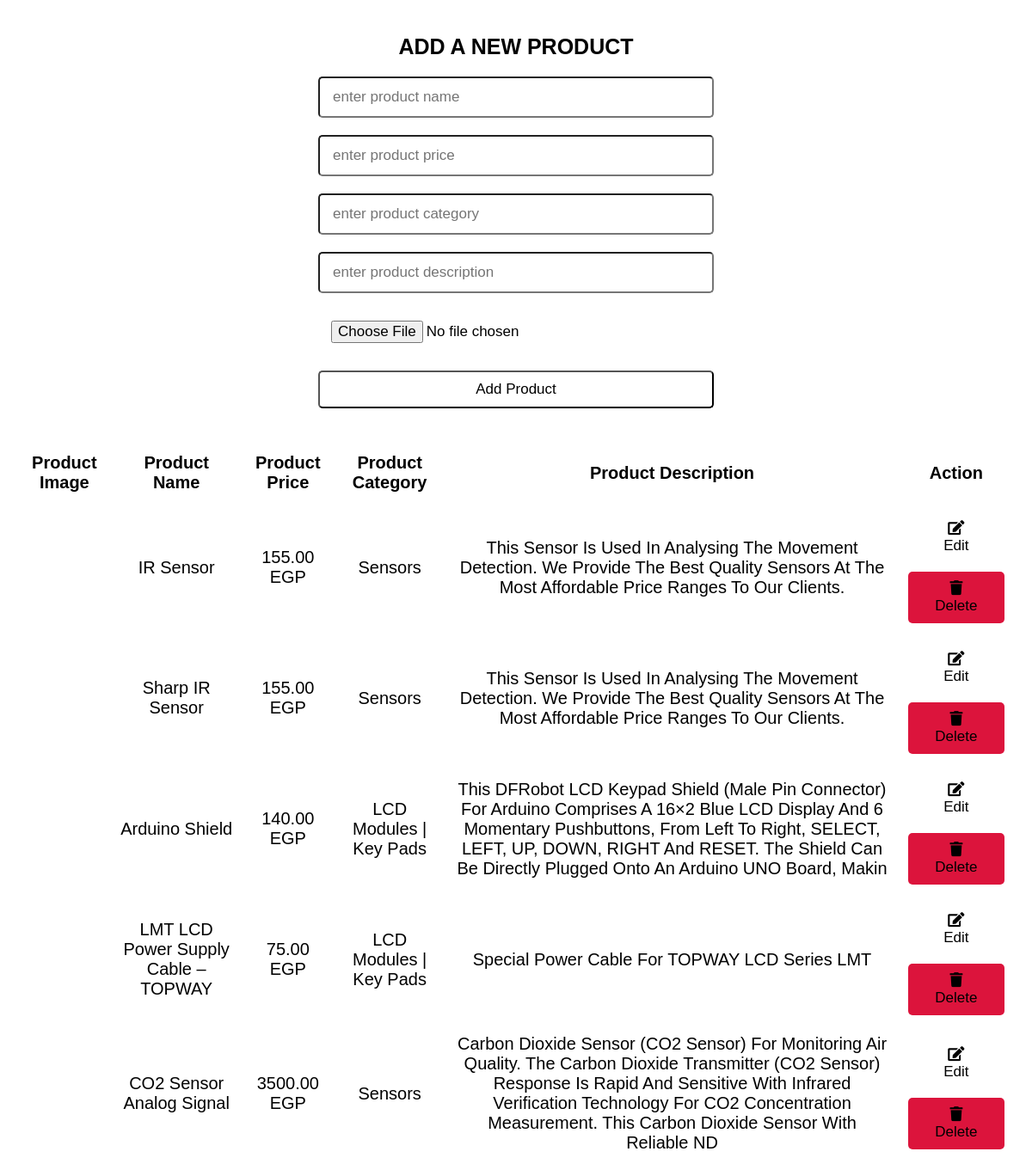
The page /Project/admin_page.php on the database its author committed.
### tables this page shows
CREATE TABLE `products` (
  `product_id` int(11) NOT NULL,
  `product_name` varchar(100) NOT NULL,
  `product_category` varchar(100) NOT NULL,
  `product_description` varchar(255) NOT NULL,
  `product_image` varchar(255) NOT NULL,
  `product_price` decimal(6,2) NOT NULL
);

### Project/admin_page.php (the view, shortened to what this page needs)
<?php
include ('database/connection.php');
?>
<!DOCTYPE html>
<html lang="en">
<head>
   <link rel="stylesheet" href="https://cdnjs.cloudflare.com/ajax/libs/font-awesome/5.15.4/css/all.min.css">
   <link rel="stylesheet" href="adminstyle.css">
</head>
<body>
<div class="container">
   <div class="admin-product-form-container">
      <form action="<?php $_SERVER['PHP_SELF'] ?>" method="POST" enctype="multipart/form-data">
         <h3>add a new product</h3>
         <input type="text"   placeholder="enter product name"    name="product_name"  class="box">
         <input type="number" placeholder="enter product price"   name="product_price" class="box">
         <input type="text"   placeholder="enter product category"name="product_category" class="box">
         <input type="text"   placeholder="enter product description"name="product_description" class="box">
         <input type="file"   accept="image/png, image/jpeg, image/jpg" name="product_image" class="box">
         <input type="submit" class="btn" name="add_product" value="add product">
      </form>
   </div>
   <?php
   $select = mysqli_query($conn, "SELECT * FROM products");
   ?>
   <div class="product-display">
      <table class="product-display-table">
         <thead>
         <tr>
            <th>product image</th>
            <th>product name</th>
            <th>product price</th>
            <th>product category</th>
            <th>product description</th>
            <th>action</th>
         </tr>
         </thead>
         <?php while($row = mysqli_fetch_assoc($select)){ ?>
         <tr>
            <td><img src="assets/imgs/<?php echo $row['product_image']; ?>" height="100" alt=""></td>
            <td><?php echo $row['product_name']; ?></td>
            <td><?php echo $row['product_price']; ?> EGP</td>
            <td><?php echo $row['product_category']; ?></td>
            <td><?php echo $row['product_description']; ?></td>
            <td>
               <a href="admin_update.php?edit=<?php echo $row['product_id']; ?>" class="btn"> <i class="fas fa-edit"></i> edit </a>
               <a href="admin_page.php?delete=<?php echo $row['product_id']; ?>" class="btn"> <i class="fas fa-trash"></i> delete </a>
            </td>
         </tr>
      <?php } ?>
      </table>
   </div>
</div>
</body>
</html>

### Project/adminstyle.css (style rules this page uses)
* { font-family: 'Poppins', sans-serif; margin:0; padding:0; box-sizing: border-box; outline: none; text-decoration: none; text-transform: capitalize; }
html { font-size: 62.5%; overflow-x: hidden; }
.btn { display: block; width: 100%; cursor: pointer; border-radius: .5rem; margin-top: 1rem; font-size: 1.7rem; padding:1rem 3rem; background: var(--green); color:var(--white); text-align: center; }
.container { max-width: 1200px; padding:2rem; margin:0 auto; }
.admin-product-form-container form { max-width: 50rem; margin:0 auto; padding:2rem; border-radius: .5rem; background: var(--bg-color); }
.admin-product-form-container form h3 { text-transform: uppercase; color:var(--black); margin-bottom: 1rem; text-align: center; font-size: 2.5rem; }
.admin-product-form-container form .box { width: 100%; border-radius: .5rem; padding:1.2rem 1.5rem; font-size: 1.7rem; margin:1rem 0; background: var(--white); text-transform: none; }
.product-display { margin:2rem 0; }
.product-display .product-display-table { width: 100%; text-align: center; }
.product-display .product-display-table thead { background: var(--bg-color); }
.product-display .product-display-table th { padding:1rem; font-size: 2rem; }
.product-display .product-display-table td { padding:1rem; font-size: 2rem; border-bottom: var(--border); }
.product-display .product-display-table .btn:first-child { margin-top: 0; }
.product-display .product-display-table .btn:last-child { background: crimson; }

### rows shown on the page
products: product_name "IR Sensor", product_price "155.00", product_category "Sensors", product_description "This Sensor Is Used In Analysing The Movement Detection. We Provide The Best Quality Sensors At The Most Affordable Price Ranges To Our Clients."
products: product_name "Sharp IR Sensor", product_price "155.00", product_category "Sensors", product_description "This Sensor Is Used In Analysing The Movement Detection. We Provide The Best Quality Sensors At The Most Affordable Price Ranges To Our Clients."
products: product_name "Arduino Shield", product_price "140.00", product_category "LCD Modules | Key Pads", product_description "This DFRobot LCD Keypad Shield (Male Pin Connector) For Arduino Comprises A 16×2 Blue LCD Display And 6 Momentary Pushbuttons, From Left To Right, SELECT, LEFT, UP, DOWN, RIGHT And RESET. The Shield Can Be Directly Plugged Onto An Arduino UNO Board, Makin"
products: product_name "LMT LCD Power Supply Cable – TOPWAY", product_price "75.00", product_category "LCD Modules | Key Pads", product_description "Special Power Cable For TOPWAY LCD Series LMT"
products: product_name "CO2 Sensor Analog Signal", product_price "3500.00", product_category "Sensors", product_description "Carbon Dioxide Sensor (CO2 Sensor) For Monitoring Air Quality. The Carbon Dioxide Transmitter (CO2 Sensor) Response Is Rapid And Sensitive With Infrared Verification Technology For CO2 Concentration Measurement. This Carbon Dioxide Sensor With Reliable ND"
